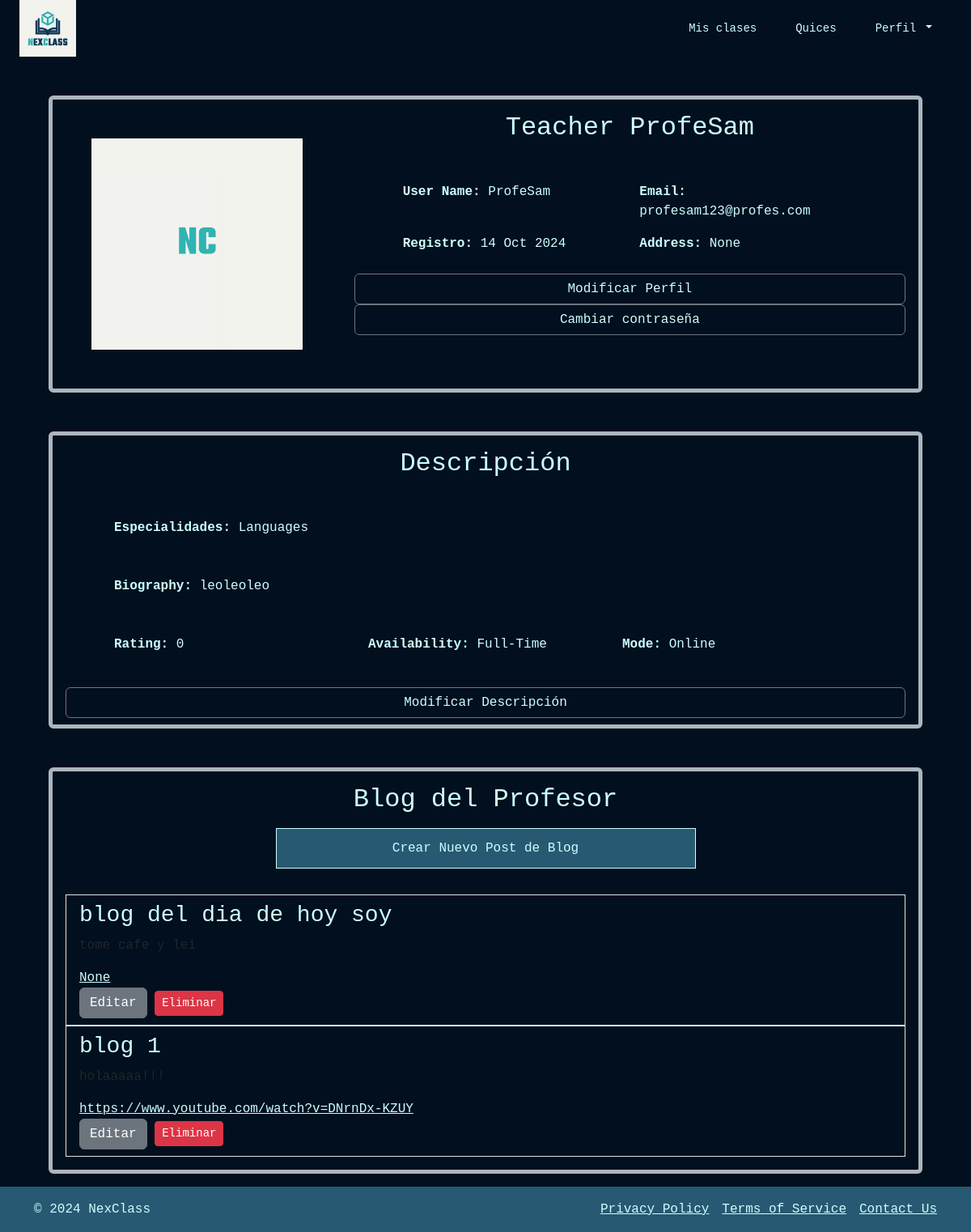
Page /my_profile_teacher/ (signed in) on the earlier database version.
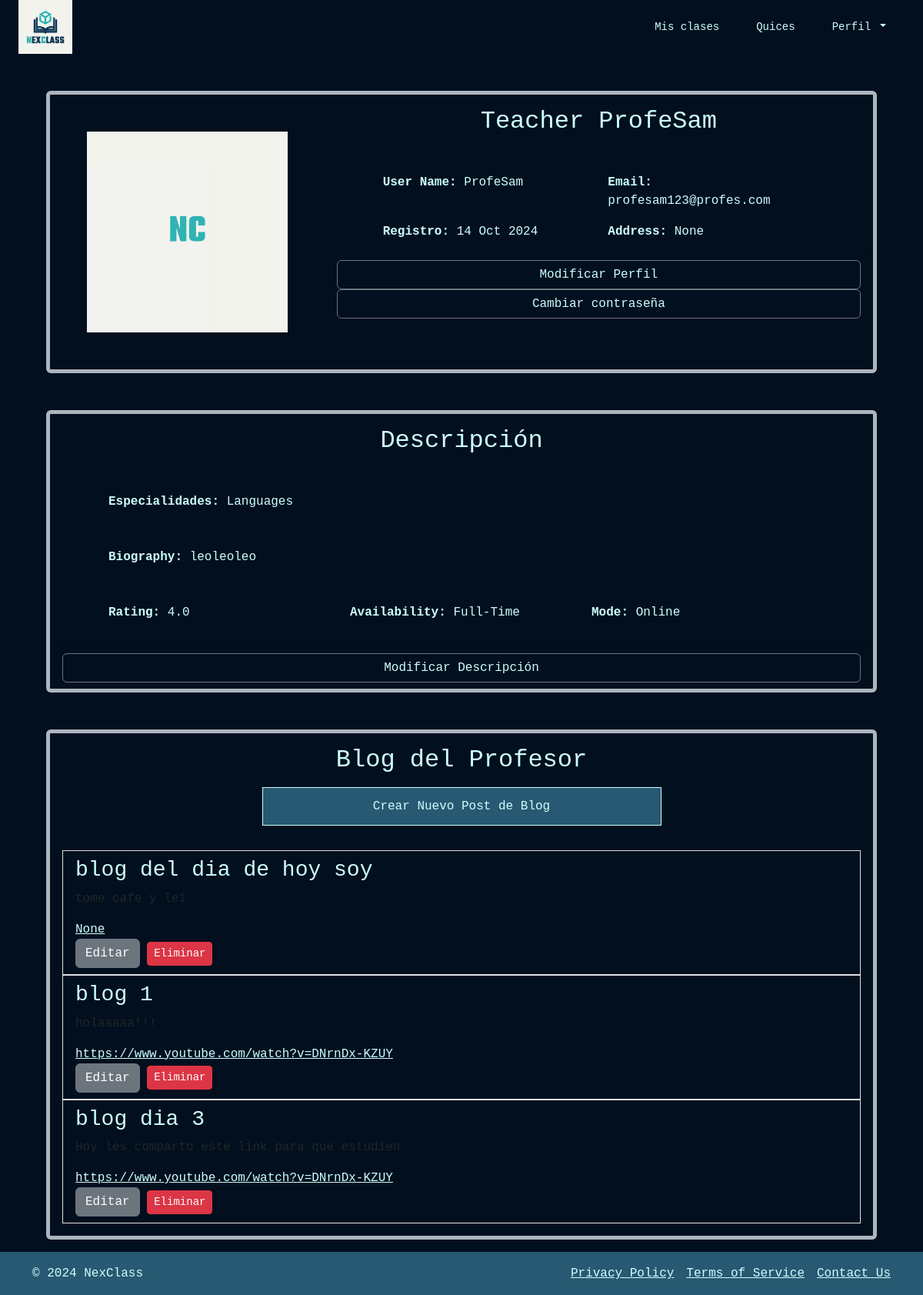
Same page on the later database version.
### users/models.py (models this page shows, shortened)
class Teacher(models.Model):
    user = models.OneToOneField(User, on_delete=models.CASCADE)
    specialties = models.CharField(
        max_length=50,
        choices=Specialties.choices
    )
    biography = models.TextField()
    average_rating = models.FloatField(default=0.0)
    availability = models.CharField(
        max_length=50,
        choices=Availability.choices
    )
    mode = models.CharField(
        max_length=50,
        choices=Mode.choices
    )
    def average_rating(self):
        ratings = self.ratings.all()
        if ratings:
            return sum([rating.rating for rating in ratings]) / ratings.count()
        return 0

class User(AbstractBaseUser, PermissionsMixin):
    user_id = models.AutoField(primary_key=True)
    name = models.CharField(max_length=255)
    username = models.CharField(max_length=150, unique=True)
    email = models.EmailField(unique=True)
    password = models.CharField(max_length=128)
    user_type = models.CharField(
        max_length=10,
        choices=UserType.choices
    )
    registration_date = models.DateTimeField(auto_now_add=True)
    profile_picture = models.ImageField(upload_to='profile_photos/', default='profile_photos/default_profile.png',
                                        null=True, blank=True)
    address = models.CharField(max_length=255, null=True, blank=True)
    profile_complete = models.BooleanField(default=False)
    is_active = models.BooleanField(default=True)
    is_staff = models.BooleanField(default=False)
    objects = UserManager()
    USERNAME_FIELD = 'username'
    REQUIRED_FIELDS = ['email', 'name']

### teacher_blog/models.py (models this page shows, shortened)
class BlogPost(models.Model):
    teacher = models.ForeignKey(Teacher, on_delete=models.CASCADE, related_name='blog_posts')
    title = models.CharField(max_length=200)
    content = models.TextField()
    url = models.URLField(blank=True, null=True)
    created_at = models.DateTimeField(auto_now_add=True)
    updated_at = models.DateTimeField(auto_now=True)

### reviews/models.py (models this page shows)
class TeacherRating(models.Model):
    teacher = models.ForeignKey(Teacher, on_delete=models.CASCADE, related_name='ratings')
    student = models.ForeignKey(Student, on_delete=models.CASCADE)
    rating = models.PositiveIntegerField()
    comment = models.TextField(null=True, blank=True)
    created_at = models.DateTimeField(auto_now_add=True)
    class Meta:
        unique_together = ('teacher', 'student')  # Un estudiante solo puede calificar a un profesor una vez

### users/views.py (the view)
# urls.py: path('my_profile_teacher/', views.my_profile_teacher, name='my_profile_teacher'),
@login_required
def my_profile_teacher(request):
    teacher = get_object_or_404(Teacher, user=request.user)
    blog_posts = BlogPost.objects.filter(teacher=teacher)
    return render(request, 'my_profile_teacher.html', {
        'teacher': teacher,
        'blog_posts': blog_posts,
    })

### users/templates/my_profile_teacher.html (shortened to what the changed rows need)
{% extends 'navbarTeacher.html' %}
{% block content %}
<div class="container-fluid">
    <div class="card mb-3 m-5 border border-dark-subtle bg-transparent border-5">
        <div class="row g-0">
            <div class="col-md-4">
                <img src="{{ teacher.user.profile_picture.url }}" class="img-fluid rounded-start p-5" alt="user image">
            </div>
            <div class="col-md-8">
                <div class="card-body text_custom">
                    <h2 class="card-title text-center"> {{ teacher.user.user_type }} {{ teacher.user.name }}</h2>
                    <div class="row align-items-start mx-5 mt-5 mb-3">
                        <div class="col">
                            <strong>User Name:</strong> {{ teacher.user.username }}
                        </div>
                        <div class="col">
                            <strong>Email:</strong> {{ teacher.user.email }}
                        </div>
                    </div>
                    <div class="row align-items-start mx-5">
                        <div class="col">
                            <strong>Registro:</strong> {{ teacher.user.registration_date|date:"d M Y" }}
                        </div>
                        <div class="col">
                            <strong>Address:</strong> {{ teacher.user.address }}
                        </div>
                    </div>
                </div>
            </div>
        </div>
    </div>
    <div class="card mb-3 m-5 border border-dark-subtle bg-transparent border-5">
        <div class="row g-0">
            <div class="col-md-12">
                <div class="card-body text_custom">
                    <h2 class="card-title text-center"> Descripción </h2>
                    <div class="row align-items-start mx-5 mt-5 mb-3">
                        <div class="col">
                            <strong>Especialidades:</strong> {{ teacher.specialties }}
                        </div>
                    </div>
                    <div class="row align-items-start mx-5 mt-5 mb-3">
                        <div class="col">
                            <strong>Biography:</strong> {{ teacher.biography }}
                        </div>
                    </div>
                    <div class="row align-items-start mx-5 mt-5 mb-3">
                        <div class="col">
                            <strong>Rating:</strong> {{ teacher.average_rating }}
                        </div>
                        <div class="col">
                            <strong>Availability:</strong> {{ teacher.availability }}
                        </div>
                        <div class="col">
                            <strong>Mode:</strong> {{ teacher.mode }}
                        </div>
                    </div>
                </div>
            </div>
        </div>
    </div>
    <div class="card mb-3 m-5 border border-dark-subtle bg-transparent border-5">
        <div class="card-body text_custom ">
            <h2 class="card-title text-center"> Blog del Profesor </h2>
            <ul class="list-group list-group-flush">
                {% for post in blog_posts %}
                    <li class="list-group-item bg-transparent border">
                        <h3>{{ post.title }}</h3>
                        <p>{{ post.content|truncatewords:30 }}</p>
                        <a href="{{ post.url }}" target="_blank">{{ post.url }}</a>
                        <br>
                        <a href="{% url 'edit_blog_post' post.id %}" class="btn btn-secondary">Editar</a>
                        <form action="{% url 'delete_blog_post' post.id %}" method="post" style="display:inline;">
                            <button type="submit" class="btn btn-danger btn-sm">Eliminar</button>
                        </form>
                    </li>
                {% empty %}
                    <p class="text_custom">Aún no tienes publicaciones en el blog.</p>
                {% endfor %}
            </ul>
        </div>
    </div>
</div>
{% endblock content %}

Differences in the rows shown:
computed for Teacher "Languages": average_rating "0" → "4.0"
added BlogPost: title "blog dia 3", content "Hoy les comparto este link para que estudien", url "https://www.youtube.com/watch?v=DNrnDx-KZUY"
